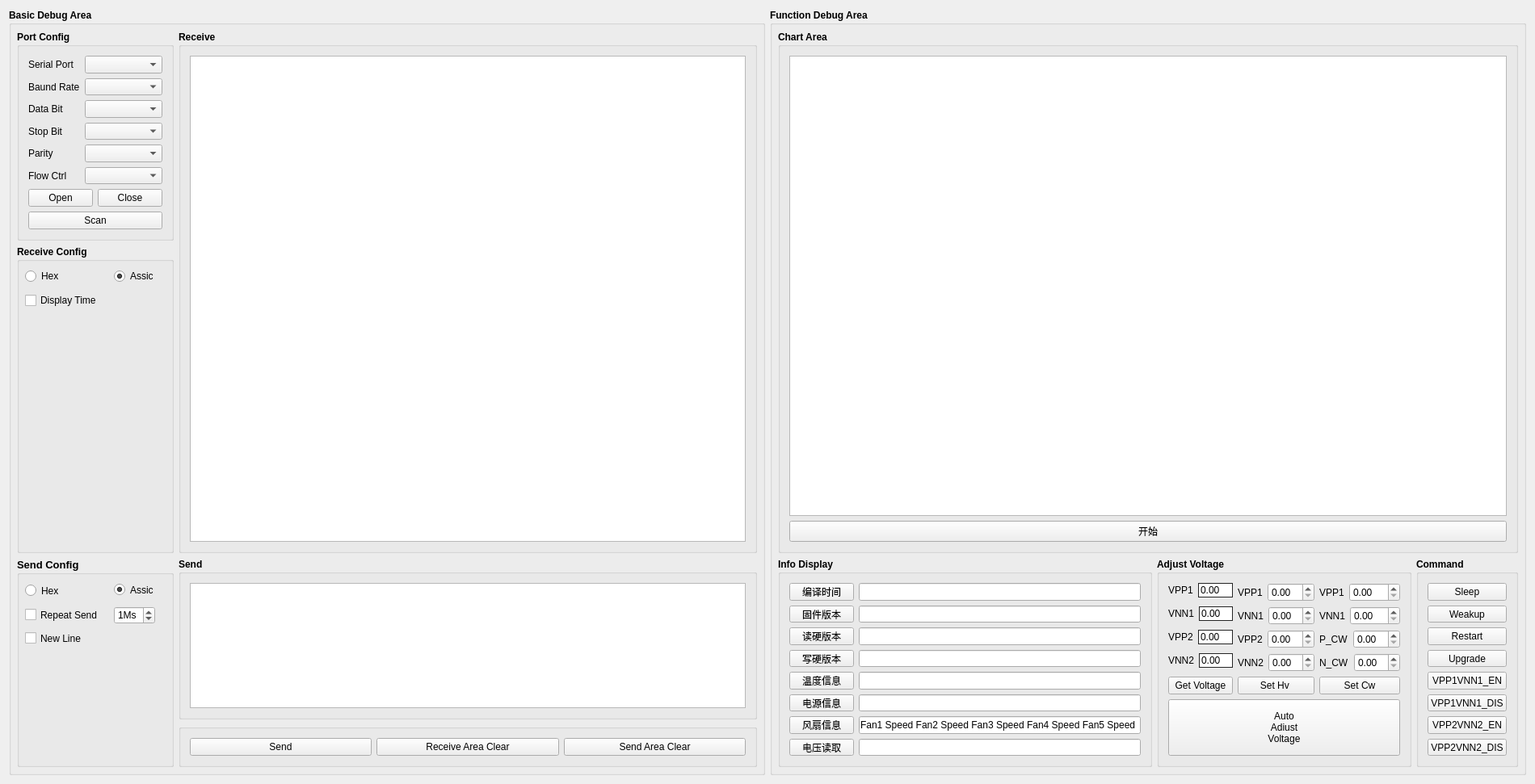
<?xml version="1.0" encoding="UTF-8"?>
<ui version="4.0">
 <class>Widget</class>
 <widget class="QWidget" name="Widget">
  <property name="geometry">
   <rect>
    <x>0</x>
    <y>0</y>
    <width>1900</width>
    <height>971</height>
   </rect>
  </property>
  <property name="windowTitle">
   <string>Widget</string>
  </property>
  <layout class="QGridLayout" name="gridLayout_9">
   <item row="0" column="0">
    <widget class="QGroupBox" name="groupBox_7">
     <property name="font">
      <font>
       <weight>75</weight>
       <bold>true</bold>
      </font>
     </property>
     <property name="title">
      <string>Basic Debug Area</string>
     </property>
     <layout class="QGridLayout" name="gridLayout_7">
      <property name="leftMargin">
       <number>7</number>
      </property>
      <property name="topMargin">
       <number>7</number>
      </property>
      <property name="rightMargin">
       <number>7</number>
      </property>
      <property name="bottomMargin">
       <number>7</number>
      </property>
      <item row="0" column="0" rowspan="3">
       <layout class="QVBoxLayout" name="verticalLayout_2">
        <item>
         <widget class="QGroupBox" name="groupBox">
          <property name="maximumSize">
           <size>
            <width>16777215</width>
            <height>260</height>
           </size>
          </property>
          <property name="font">
           <font>
            <pointsize>9</pointsize>
            <weight>75</weight>
            <bold>true</bold>
           </font>
          </property>
          <property name="title">
           <string>Port Config</string>
          </property>
          <layout class="QGridLayout" name="gridLayout_3">
           <item row="0" column="0">
            <layout class="QVBoxLayout" name="verticalLayout_3">
             <item>
              <layout class="QFormLayout" name="formLayout">
               <item row="0" column="0">
                <layout class="QVBoxLayout" name="verticalLayout">
                 <item>
                  <widget class="QLabel" name="label">
                   <property name="font">
                    <font>
                     <pointsize>9</pointsize>
                     <weight>50</weight>
                     <bold>false</bold>
                    </font>
                   </property>
                   <property name="text">
                    <string>Serial Port</string>
                   </property>
                  </widget>
                 </item>
                 <item>
                  <widget class="QLabel" name="label_2">
                   <property name="font">
                    <font>
                     <pointsize>9</pointsize>
                     <weight>50</weight>
                     <bold>false</bold>
                    </font>
                   </property>
                   <property name="text">
                    <string>Baund Rate</string>
                   </property>
                  </widget>
                 </item>
                 <item>
                  <widget class="QLabel" name="label_3">
                   <property name="font">
                    <font>
                     <pointsize>9</pointsize>
                     <weight>50</weight>
                     <bold>false</bold>
                    </font>
                   </property>
                   <property name="text">
                    <string>Data Bit</string>
                   </property>
                  </widget>
                 </item>
                 <item>
                  <widget class="QLabel" name="label_4">
                   <property name="font">
                    <font>
                     <pointsize>9</pointsize>
                     <weight>50</weight>
                     <bold>false</bold>
                    </font>
                   </property>
                   <property name="text">
                    <string>Stop Bit</string>
                   </property>
                  </widget>
                 </item>
                 <item>
                  <widget class="QLabel" name="label_5">
                   <property name="font">
                    <font>
                     <pointsize>9</pointsize>
                     <weight>50</weight>
                     <bold>false</bold>
                    </font>
                   </property>
                   <property name="text">
                    <string>Parity</string>
                   </property>
                  </widget>
                 </item>
                 <item>
                  <widget class="QLabel" name="label_6">
                   <property name="font">
                    <font>
                     <pointsize>9</pointsize>
                     <weight>50</weight>
                     <bold>false</bold>
                    </font>
                   </property>
                   <property name="text">
                    <string>Flow Ctrl</string>
                   </property>
                  </widget>
                 </item>
                </layout>
               </item>
               <item row="0" column="1">
                <layout class="QGridLayout" name="gridLayout">
                 <item row="2" column="0">
                  <widget class="QComboBox" name="boxDataBits">
                   <property name="font">
                    <font>
                     <weight>50</weight>
                     <bold>false</bold>
                    </font>
                   </property>
                  </widget>
                 </item>
                 <item row="0" column="0">
                  <widget class="QComboBox" name="boxPortNum">
                   <property name="font">
                    <font>
                     <weight>50</weight>
                     <bold>false</bold>
                    </font>
                   </property>
                  </widget>
                 </item>
                 <item row="1" column="0">
                  <widget class="QComboBox" name="boxBaundRate">
                   <property name="font">
                    <font>
                     <weight>50</weight>
                     <bold>false</bold>
                    </font>
                   </property>
                  </widget>
                 </item>
                 <item row="3" column="0">
                  <widget class="QComboBox" name="boxStopBits">
                   <property name="font">
                    <font>
                     <weight>50</weight>
                     <bold>false</bold>
                    </font>
                   </property>
                  </widget>
                 </item>
                 <item row="4" column="0">
                  <widget class="QComboBox" name="boxPartity">
                   <property name="font">
                    <font>
                     <weight>50</weight>
                     <bold>false</bold>
                    </font>
                   </property>
                  </widget>
                 </item>
                 <item row="5" column="0">
                  <widget class="QComboBox" name="boxFlowCtrl">
                   <property name="font">
                    <font>
                     <weight>50</weight>
                     <bold>false</bold>
                    </font>
                   </property>
                  </widget>
                 </item>
                </layout>
               </item>
              </layout>
             </item>
             <item>
              <layout class="QHBoxLayout" name="horizontalLayout">
               <item>
                <widget class="QPushButton" name="btnOpen">
                 <property name="enabled">
                  <bool>true</bool>
                 </property>
                 <property name="font">
                  <font>
                   <weight>50</weight>
                   <bold>false</bold>
                  </font>
                 </property>
                 <property name="text">
                  <string>Open</string>
                 </property>
                </widget>
               </item>
               <item>
                <widget class="QPushButton" name="btnClose">
                 <property name="enabled">
                  <bool>true</bool>
                 </property>
                 <property name="font">
                  <font>
                   <weight>50</weight>
                   <bold>false</bold>
                  </font>
                 </property>
                 <property name="text">
                  <string>Close</string>
                 </property>
                </widget>
               </item>
              </layout>
             </item>
             <item>
              <widget class="QPushButton" name="btnScan">
               <property name="font">
                <font>
                 <weight>50</weight>
                 <bold>false</bold>
                </font>
               </property>
               <property name="text">
                <string>Scan</string>
               </property>
              </widget>
             </item>
            </layout>
           </item>
          </layout>
         </widget>
        </item>
        <item>
         <widget class="QGroupBox" name="groupBox_2">
          <property name="font">
           <font>
            <pointsize>9</pointsize>
            <weight>75</weight>
            <bold>true</bold>
           </font>
          </property>
          <property name="title">
           <string>Receive Config</string>
          </property>
          <widget class="QRadioButton" name="radioRevHex">
           <property name="geometry">
            <rect>
             <x>10</x>
             <y>30</y>
             <width>101</width>
             <height>16</height>
            </rect>
           </property>
           <property name="font">
            <font>
             <weight>50</weight>
             <bold>false</bold>
            </font>
           </property>
           <property name="text">
            <string>Hex</string>
           </property>
          </widget>
          <widget class="QRadioButton" name="radioRevAssic">
           <property name="geometry">
            <rect>
             <x>120</x>
             <y>30</y>
             <width>51</width>
             <height>16</height>
            </rect>
           </property>
           <property name="font">
            <font>
             <weight>50</weight>
             <bold>false</bold>
            </font>
           </property>
           <property name="text">
            <string>Assic</string>
           </property>
           <property name="checked">
            <bool>true</bool>
           </property>
          </widget>
          <widget class="QCheckBox" name="chkRevDisplayTime">
           <property name="geometry">
            <rect>
             <x>10</x>
             <y>60</y>
             <width>121</width>
             <height>16</height>
            </rect>
           </property>
           <property name="font">
            <font>
             <weight>50</weight>
             <bold>false</bold>
            </font>
           </property>
           <property name="text">
            <string>Display Time</string>
           </property>
          </widget>
         </widget>
        </item>
        <item>
         <widget class="QGroupBox" name="groupBox_3">
          <property name="maximumSize">
           <size>
            <width>16777215</width>
            <height>259</height>
           </size>
          </property>
          <property name="font">
           <font>
            <pointsize>10</pointsize>
            <weight>75</weight>
            <bold>true</bold>
           </font>
          </property>
          <property name="title">
           <string>Send Config</string>
          </property>
          <widget class="QRadioButton" name="radioSendHex">
           <property name="geometry">
            <rect>
             <x>10</x>
             <y>30</y>
             <width>137</width>
             <height>21</height>
            </rect>
           </property>
           <property name="font">
            <font>
             <pointsize>9</pointsize>
             <weight>50</weight>
             <bold>false</bold>
            </font>
           </property>
           <property name="text">
            <string>Hex</string>
           </property>
          </widget>
          <widget class="QCheckBox" name="chkSendRepeat">
           <property name="geometry">
            <rect>
             <x>10</x>
             <y>60</y>
             <width>121</width>
             <height>21</height>
            </rect>
           </property>
           <property name="font">
            <font>
             <pointsize>9</pointsize>
             <weight>50</weight>
             <bold>false</bold>
            </font>
           </property>
           <property name="text">
            <string>Repeat Send</string>
           </property>
          </widget>
          <widget class="QRadioButton" name="radioSendAssic">
           <property name="geometry">
            <rect>
             <x>120</x>
             <y>30</y>
             <width>71</width>
             <height>19</height>
            </rect>
           </property>
           <property name="font">
            <font>
             <pointsize>9</pointsize>
             <weight>50</weight>
             <bold>false</bold>
            </font>
           </property>
           <property name="text">
            <string>Assic</string>
           </property>
           <property name="checked">
            <bool>true</bool>
           </property>
          </widget>
          <widget class="QCheckBox" name="chkNewLine">
           <property name="geometry">
            <rect>
             <x>10</x>
             <y>90</y>
             <width>91</width>
             <height>19</height>
            </rect>
           </property>
           <property name="font">
            <font>
             <pointsize>9</pointsize>
             <weight>50</weight>
             <bold>false</bold>
            </font>
           </property>
           <property name="text">
            <string>New Line</string>
           </property>
          </widget>
          <widget class="QSpinBox" name="spinRepatTime">
           <property name="geometry">
            <rect>
             <x>120</x>
             <y>60</y>
             <width>51</width>
             <height>22</height>
            </rect>
           </property>
           <property name="font">
            <font>
             <pointsize>9</pointsize>
             <weight>50</weight>
             <bold>false</bold>
            </font>
           </property>
           <property name="suffix">
            <string>Ms</string>
           </property>
           <property name="maximum">
            <number>10000</number>
           </property>
           <property name="value">
            <number>1</number>
           </property>
          </widget>
         </widget>
        </item>
       </layout>
      </item>
      <item row="1" column="1">
       <widget class="QGroupBox" name="groupBox_5">
        <property name="maximumSize">
         <size>
          <width>16777215</width>
          <height>200</height>
         </size>
        </property>
        <property name="font">
         <font>
          <pointsize>9</pointsize>
         </font>
        </property>
        <property name="title">
         <string>Send</string>
        </property>
        <layout class="QGridLayout" name="gridLayout_5">
         <item row="0" column="0">
          <widget class="QPlainTextEdit" name="textEditSend">
           <property name="font">
            <font>
             <weight>50</weight>
             <bold>false</bold>
            </font>
           </property>
          </widget>
         </item>
        </layout>
       </widget>
      </item>
      <item row="2" column="1">
       <widget class="QGroupBox" name="groupBox_6">
        <property name="font">
         <font>
          <pointsize>9</pointsize>
         </font>
        </property>
        <property name="title">
         <string/>
        </property>
        <layout class="QGridLayout" name="gridLayout_6">
         <item row="0" column="0">
          <widget class="QPushButton" name="btnSend">
           <property name="font">
            <font>
             <weight>50</weight>
             <bold>false</bold>
            </font>
           </property>
           <property name="text">
            <string>Send</string>
           </property>
          </widget>
         </item>
         <item row="0" column="1">
          <widget class="QPushButton" name="btnClearRev">
           <property name="font">
            <font>
             <weight>50</weight>
             <bold>false</bold>
            </font>
           </property>
           <property name="text">
            <string>Receive Area Clear</string>
           </property>
          </widget>
         </item>
         <item row="0" column="2">
          <widget class="QPushButton" name="btnClearSend">
           <property name="font">
            <font>
             <weight>50</weight>
             <bold>false</bold>
            </font>
           </property>
           <property name="text">
            <string>Send Area Clear</string>
           </property>
          </widget>
         </item>
        </layout>
       </widget>
      </item>
      <item row="0" column="1">
       <widget class="QGroupBox" name="groupBox_4">
        <property name="font">
         <font>
          <pointsize>9</pointsize>
          <weight>75</weight>
          <bold>true</bold>
         </font>
        </property>
        <property name="title">
         <string>Receive</string>
        </property>
        <layout class="QGridLayout" name="gridLayout_4">
         <item row="0" column="0">
          <widget class="QPlainTextEdit" name="textEditRev">
           <property name="font">
            <font>
             <weight>50</weight>
             <bold>false</bold>
            </font>
           </property>
          </widget>
         </item>
        </layout>
       </widget>
      </item>
     </layout>
    </widget>
   </item>
   <item row="0" column="1">
    <widget class="QGroupBox" name="groupBox_9">
     <property name="font">
      <font>
       <weight>75</weight>
       <bold>true</bold>
      </font>
     </property>
     <property name="title">
      <string>Function Debug Area</string>
     </property>
     <layout class="QGridLayout" name="gridLayout_16">
      <property name="leftMargin">
       <number>7</number>
      </property>
      <property name="topMargin">
       <number>7</number>
      </property>
      <property name="rightMargin">
       <number>7</number>
      </property>
      <property name="bottomMargin">
       <number>7</number>
      </property>
      <item row="1" column="1">
       <widget class="QGroupBox" name="groupBox_10">
        <property name="maximumSize">
         <size>
          <width>16777215</width>
          <height>259</height>
         </size>
        </property>
        <property name="title">
         <string>Adjust Voltage</string>
        </property>
        <layout class="QGridLayout" name="gridLayout_8">
         <item row="0" column="0">
          <layout class="QGridLayout" name="gridLayout_15">
           <item row="0" column="0">
            <layout class="QVBoxLayout" name="verticalLayout_7">
             <item>
              <layout class="QFormLayout" name="formLayout_23">
               <item row="0" column="0">
                <widget class="QLabel" name="label_16">
                 <property name="font">
                  <font>
                   <weight>50</weight>
                   <bold>false</bold>
                  </font>
                 </property>
                 <property name="text">
                  <string>VPP1</string>
                 </property>
                </widget>
               </item>
               <item row="0" column="1">
                <widget class="QDoubleSpinBox" name="spinBoxVpp1">
                 <property name="enabled">
                  <bool>true</bool>
                 </property>
                 <property name="font">
                  <font>
                   <weight>50</weight>
                   <bold>false</bold>
                  </font>
                 </property>
                 <property name="toolTip">
                  <string/>
                 </property>
                 <property name="styleSheet">
                  <string notr="true">QDoubleSpinBox
{
	border:1px solid #242424;
}
 
QDoubleSpinBox::up-button,QDoubleSpinBox::down-button
{
	width:0px;
}</string>
                 </property>
                 <property name="wrapping">
                  <bool>false</bool>
                 </property>
                 <property name="frame">
                  <bool>true</bool>
                 </property>
                 <property name="readOnly">
                  <bool>false</bool>
                 </property>
                 <property name="accelerated">
                  <bool>false</bool>
                 </property>
                 <property name="keyboardTracking">
                  <bool>true</bool>
                 </property>
                 <property name="showGroupSeparator" stdset="0">
                  <bool>false</bool>
                 </property>
                 <property name="prefix">
                  <string/>
                 </property>
                </widget>
               </item>
              </layout>
             </item>
             <item>
              <layout class="QFormLayout" name="formLayout_24">
               <item row="0" column="0">
                <widget class="QLabel" name="label_17">
                 <property name="font">
                  <font>
                   <weight>50</weight>
                   <bold>false</bold>
                  </font>
                 </property>
                 <property name="text">
                  <string>VNN1</string>
                 </property>
                </widget>
               </item>
               <item row="0" column="1">
                <widget class="QDoubleSpinBox" name="spinBoxVnn1">
                 <property name="font">
                  <font>
                   <weight>50</weight>
                   <bold>false</bold>
                  </font>
                 </property>
                 <property name="styleSheet">
                  <string notr="true">QDoubleSpinBox
{
	border:1px solid #242424;
}
 
QDoubleSpinBox::up-button,QDoubleSpinBox::down-button
{
	width:0px;
}</string>
                 </property>
                </widget>
               </item>
              </layout>
             </item>
             <item>
              <layout class="QFormLayout" name="formLayout_25">
               <item row="0" column="0">
                <widget class="QLabel" name="label_18">
                 <property name="font">
                  <font>
                   <weight>50</weight>
                   <bold>false</bold>
                  </font>
                 </property>
                 <property name="text">
                  <string>VPP2</string>
                 </property>
                </widget>
               </item>
               <item row="0" column="1">
                <widget class="QDoubleSpinBox" name="spinBoxVpp2">
                 <property name="font">
                  <font>
                   <weight>50</weight>
                   <bold>false</bold>
                  </font>
                 </property>
                 <property name="styleSheet">
                  <string notr="true">QDoubleSpinBox
{
	border:1px solid #242424;
}
 
QDoubleSpinBox::up-button,QDoubleSpinBox::down-button
{
	width:0px;
}</string>
                 </property>
                </widget>
               </item>
              </layout>
             </item>
             <item>
              <layout class="QFormLayout" name="formLayout_26">
               <item row="0" column="0">
                <widget class="QLabel" name="label_15">
                 <property name="font">
                  <font>
                   <weight>50</weight>
                   <bold>false</bold>
                  </font>
                 </property>
                 <property name="text">
                  <string>VNN2</string>
                 </property>
                </widget>
               </item>
               <item row="0" column="1">
                <widget class="QDoubleSpinBox" name="spinBoxVnn2">
                 <property name="font">
                  <font>
                   <weight>50</weight>
                   <bold>false</bold>
                  </font>
                 </property>
                 <property name="styleSheet">
                  <string notr="true">QDoubleSpinBox
{
	border:1px solid #242424;
}
 
QDoubleSpinBox::up-button,QDoubleSpinBox::down-button
{
	width:0px;
}</string>
                 </property>
                </widget>
               </item>
              </layout>
             </item>
             <item>
              <widget class="QPushButton" name="btnGetVol">
               <property name="enabled">
                <bool>true</bool>
               </property>
               <property name="font">
                <font>
                 <weight>50</weight>
                 <bold>false</bold>
                </font>
               </property>
               <property name="text">
                <string>Get Voltage</string>
               </property>
              </widget>
             </item>
            </layout>
           </item>
           <item row="0" column="1">
            <layout class="QVBoxLayout" name="verticalLayout_8">
             <item>
              <layout class="QFormLayout" name="formLayout_27">
               <item row="0" column="0">
                <widget class="QLabel" name="label_7">
                 <property name="font">
                  <font>
                   <weight>50</weight>
                   <bold>false</bold>
                  </font>
                 </property>
                 <property name="text">
                  <string>VPP1</string>
                 </property>
                </widget>
               </item>
               <item row="0" column="1">
                <widget class="QDoubleSpinBox" name="spinBoxHvVpp1">
                 <property name="font">
                  <font>
                   <weight>50</weight>
                   <bold>false</bold>
                  </font>
                 </property>
                </widget>
               </item>
              </layout>
             </item>
             <item>
              <layout class="QFormLayout" name="formLayout_28">
               <item row="0" column="0">
                <widget class="QLabel" name="label_10">
                 <property name="font">
                  <font>
                   <weight>50</weight>
                   <bold>false</bold>
                  </font>
                 </property>
                 <property name="text">
                  <string>VNN1</string>
                 </property>
                </widget>
               </item>
               <item row="0" column="1">
                <widget class="QDoubleSpinBox" name="spinBoxHvVnn1">
                 <property name="font">
                  <font>
                   <weight>50</weight>
                   <bold>false</bold>
                  </font>
                 </property>
                </widget>
               </item>
              </layout>
             </item>
             <item>
              <layout class="QFormLayout" name="formLayout_29">
               <item row="0" column="0">
                <widget class="QLabel" name="label_9">
                 <property name="font">
                  <font>
                   <weight>50</weight>
                   <bold>false</bold>
                  </font>
                 </property>
                 <property name="text">
                  <string>VPP2</string>
                 </property>
                </widget>
               </item>
               <item row="0" column="1">
                <widget class="QDoubleSpinBox" name="spinBoxHvVpp2">
                 <property name="font">
                  <font>
                   <weight>50</weight>
                   <bold>false</bold>
                  </font>
                 </property>
                </widget>
               </item>
              </layout>
             </item>
             <item>
              <layout class="QFormLayout" name="formLayout_30">
               <item row="0" column="0">
                <widget class="QLabel" name="label_8">
                 <property name="font">
                  <font>
                   <weight>50</weight>
                   <bold>false</bold>
                  </font>
                 </property>
                 <property name="text">
                  <string>VNN2</string>
                 </property>
                </widget>
               </item>
               <item row="0" column="1">
                <widget class="QDoubleSpinBox" name="spinBoxHvVnn2">
                 <property name="font">
                  <font>
                   <weight>50</weight>
                   <bold>false</bold>
                  </font>
                 </property>
                </widget>
               </item>
              </layout>
             </item>
             <item>
              <widget class="QPushButton" name="btnSetHv">
               <property name="font">
                <font>
                 <weight>50</weight>
                 <bold>false</bold>
                </font>
               </property>
               <property name="text">
                <string>Set Hv </string>
               </property>
              </widget>
             </item>
            </layout>
           </item>
           <item row="0" column="2">
            <layout class="QVBoxLayout" name="verticalLayout_6">
             <item>
              <layout class="QFormLayout" name="formLayout_19">
               <item row="0" column="0">
                <widget class="QLabel" name="label_12">
                 <property name="font">
                  <font>
                   <weight>50</weight>
                   <bold>false</bold>
                  </font>
                 </property>
                 <property name="text">
                  <string>VPP1</string>
                 </property>
                </widget>
               </item>
               <item row="0" column="1">
                <widget class="QDoubleSpinBox" name="spinBoxCwVpp1">
                 <property name="font">
                  <font>
                   <weight>50</weight>
                   <bold>false</bold>
                  </font>
                 </property>
                </widget>
               </item>
              </layout>
             </item>
             <item>
              <layout class="QFormLayout" name="formLayout_20">
               <item row="0" column="0">
                <widget class="QLabel" name="label_11">
                 <property name="font">
                  <font>
                   <weight>50</weight>
                   <bold>false</bold>
                  </font>
                 </property>
                 <property name="text">
                  <string>VNN1</string>
                 </property>
                </widget>
               </item>
               <item row="0" column="1">
                <widget class="QDoubleSpinBox" name="spinBoxCwVnn1">
                 <property name="font">
                  <font>
                   <weight>50</weight>
                   <bold>false</bold>
                  </font>
                 </property>
                </widget>
               </item>
              </layout>
             </item>
             <item>
              <layout class="QFormLayout" name="formLayout_21">
               <item row="0" column="0">
                <widget class="QLabel" name="label_14">
                 <property name="font">
                  <font>
                   <weight>50</weight>
                   <bold>false</bold>
                  </font>
                 </property>
                 <property name="text">
                  <string>P_CW</string>
                 </property>
                </widget>
               </item>
               <item row="0" column="1">
                <widget class="QDoubleSpinBox" name="spinBoxPcw">
                 <property name="font">
                  <font>
                   <weight>50</weight>
                   <bold>false</bold>
                  </font>
                 </property>
                </widget>
               </item>
              </layout>
             </item>
             <item>
              <layout class="QFormLayout" name="formLayout_22">
               <item row="0" column="0">
                <widget class="QLabel" name="label_13">
                 <property name="font">
                  <font>
                   <weight>50</weight>
                   <bold>false</bold>
                  </font>
                 </property>
                 <property name="text">
                  <string>N_CW</string>
                 </property>
                </widget>
               </item>
               <item row="0" column="1">
                <widget class="QDoubleSpinBox" name="spinBoxNcw">
                 <property name="font">
                  <font>
                   <weight>50</weight>
                   <bold>false</bold>
                  </font>
                 </property>
                </widget>
               </item>
              </layout>
             </item>
             <item>
              <widget class="QPushButton" name="btnSetCw">
               <property name="font">
                <font>
                 <weight>50</weight>
                 <bold>false</bold>
                </font>
               </property>
               <property name="text">
                <string>Set Cw</string>
               </property>
              </widget>
             </item>
            </layout>
           </item>
           <item row="1" column="0" colspan="3">
            <widget class="QPushButton" name="btnAutoAdjVol">
             <property name="maximumSize">
              <size>
               <width>16777215</width>
               <height>500</height>
              </size>
             </property>
             <property name="font">
              <font>
               <weight>50</weight>
               <bold>false</bold>
              </font>
             </property>
             <property name="text">
              <string notr="true">Auto
Adiust
Voltage</string>
             </property>
            </widget>
           </item>
          </layout>
         </item>
        </layout>
       </widget>
      </item>
      <item row="1" column="2">
       <widget class="QGroupBox" name="groupBox_12">
        <property name="maximumSize">
         <size>
          <width>16777215</width>
          <height>259</height>
         </size>
        </property>
        <property name="title">
         <string>Command</string>
        </property>
        <layout class="QGridLayout" name="gridLayout_13">
         <item row="0" column="0">
          <widget class="QPushButton" name="btnSleep">
           <property name="font">
            <font>
             <weight>50</weight>
             <bold>false</bold>
            </font>
           </property>
           <property name="text">
            <string>Sleep</string>
           </property>
          </widget>
         </item>
         <item row="1" column="0">
          <widget class="QPushButton" name="btnWeakup">
           <property name="font">
            <font>
             <weight>50</weight>
             <bold>false</bold>
            </font>
           </property>
           <property name="text">
            <string>Weakup</string>
           </property>
          </widget>
         </item>
         <item row="2" column="0">
          <widget class="QPushButton" name="btnRestart">
           <property name="font">
            <font>
             <weight>50</weight>
             <bold>false</bold>
            </font>
           </property>
           <property name="text">
            <string>Restart</string>
           </property>
          </widget>
         </item>
         <item row="3" column="0">
          <widget class="QPushButton" name="btnUpgrade">
           <property name="font">
            <font>
             <weight>50</weight>
             <bold>false</bold>
            </font>
           </property>
           <property name="text">
            <string>Upgrade</string>
           </property>
          </widget>
         </item>
         <item row="4" column="0">
          <widget class="QPushButton" name="btnVpp1Vnn1En">
           <property name="font">
            <font>
             <weight>50</weight>
             <bold>false</bold>
            </font>
           </property>
           <property name="text">
            <string>VPP1VNN1_EN</string>
           </property>
          </widget>
         </item>
         <item row="5" column="0">
          <widget class="QPushButton" name="btnVpp1Vnn1Dis">
           <property name="font">
            <font>
             <weight>50</weight>
             <bold>false</bold>
            </font>
           </property>
           <property name="text">
            <string>VPP1VNN1_DIS</string>
           </property>
          </widget>
         </item>
         <item row="6" column="0">
          <widget class="QPushButton" name="btnVpp2Vnn2En">
           <property name="font">
            <font>
             <weight>50</weight>
             <bold>false</bold>
            </font>
           </property>
           <property name="text">
            <string>VPP2VNN2_EN</string>
           </property>
          </widget>
         </item>
         <item row="7" column="0">
          <widget class="QPushButton" name="btnVpp2Vnn2Dis">
           <property name="font">
            <font>
             <weight>50</weight>
             <bold>false</bold>
            </font>
           </property>
           <property name="text">
            <string>VPP2VNN2_DIS</string>
           </property>
          </widget>
         </item>
        </layout>
       </widget>
      </item>
      <item row="1" column="0">
       <widget class="QGroupBox" name="groupBox_11">
        <property name="maximumSize">
         <size>
          <width>16777215</width>
          <height>259</height>
         </size>
        </property>
        <property name="title">
         <string>Info Display</string>
        </property>
        <layout class="QGridLayout" name="gridLayout_12">
         <item row="0" column="0">
          <layout class="QHBoxLayout" name="horizontalLayout_2">
           <item>
            <layout class="QGridLayout" name="gridLayout_10">
             <item row="0" column="0">
              <widget class="QPushButton" name="btnCompileInfo">
               <property name="font">
                <font>
                 <weight>50</weight>
                 <bold>false</bold>
                </font>
               </property>
               <property name="text">
                <string>编译时间</string>
               </property>
              </widget>
             </item>
             <item row="1" column="0">
              <widget class="QPushButton" name="btnFwVersion">
               <property name="font">
                <font>
                 <weight>50</weight>
                 <bold>false</bold>
                </font>
               </property>
               <property name="text">
                <string>固件版本</string>
               </property>
              </widget>
             </item>
             <item row="2" column="0">
              <widget class="QPushButton" name="btnRdHwVersion">
               <property name="font">
                <font>
                 <weight>50</weight>
                 <bold>false</bold>
                </font>
               </property>
               <property name="text">
                <string>读硬版本</string>
               </property>
              </widget>
             </item>
             <item row="3" column="0">
              <widget class="QPushButton" name="btnWrHwVersion">
               <property name="font">
                <font>
                 <weight>50</weight>
                 <bold>false</bold>
                </font>
               </property>
               <property name="text">
                <string>写硬版本</string>
               </property>
              </widget>
             </item>
             <item row="4" column="0">
              <widget class="QPushButton" name="btnTempInfo">
               <property name="font">
                <font>
                 <weight>50</weight>
                 <bold>false</bold>
                </font>
               </property>
               <property name="text">
                <string>温度信息</string>
               </property>
              </widget>
             </item>
             <item row="5" column="0">
              <widget class="QPushButton" name="btnPowerInfo">
               <property name="font">
                <font>
                 <weight>50</weight>
                 <bold>false</bold>
                </font>
               </property>
               <property name="text">
                <string>电源信息</string>
               </property>
              </widget>
             </item>
             <item row="6" column="0">
              <widget class="QPushButton" name="btnFanInfo">
               <property name="font">
                <font>
                 <weight>50</weight>
                 <bold>false</bold>
                </font>
               </property>
               <property name="text">
                <string>风扇信息</string>
               </property>
              </widget>
             </item>
             <item row="7" column="0">
              <widget class="QPushButton" name="btnVoltageInfo">
               <property name="font">
                <font>
                 <weight>50</weight>
                 <bold>false</bold>
                </font>
               </property>
               <property name="text">
                <string>电压读取</string>
               </property>
              </widget>
             </item>
            </layout>
           </item>
           <item>
            <layout class="QGridLayout" name="gridLayout_11">
             <item row="0" column="0">
              <widget class="QLineEdit" name="lineEditCompInfo">
               <property name="font">
                <font>
                 <weight>50</weight>
                 <bold>false</bold>
                </font>
               </property>
              </widget>
             </item>
             <item row="1" column="0">
              <widget class="QLineEdit" name="lineEditFwVersion">
               <property name="font">
                <font>
                 <weight>50</weight>
                 <bold>false</bold>
                </font>
               </property>
              </widget>
             </item>
             <item row="2" column="0">
              <widget class="QLineEdit" name="lineEditRdHwVersion">
               <property name="font">
                <font>
                 <weight>50</weight>
                 <bold>false</bold>
                </font>
               </property>
              </widget>
             </item>
             <item row="3" column="0">
              <widget class="QLineEdit" name="lineEditWrHwVersion">
               <property name="font">
                <font>
                 <weight>50</weight>
                 <bold>false</bold>
                </font>
               </property>
              </widget>
             </item>
             <item row="4" column="0">
              <widget class="QLineEdit" name="lineEditTempInfo">
               <property name="font">
                <font>
                 <weight>50</weight>
                 <bold>false</bold>
                </font>
               </property>
              </widget>
             </item>
             <item row="5" column="0">
              <widget class="QLineEdit" name="lineEditPowerInfo">
               <property name="font">
                <font>
                 <weight>50</weight>
                 <bold>false</bold>
                </font>
               </property>
              </widget>
             </item>
             <item row="6" column="0">
              <widget class="QLineEdit" name="lineEditFanInfo">
               <property name="font">
                <font>
                 <weight>50</weight>
                 <bold>false</bold>
                </font>
               </property>
               <property name="text">
                <string>Fan1 Speed Fan2 Speed Fan3 Speed Fan4 Speed Fan5 Speed </string>
               </property>
               <property name="alignment">
                <set>Qt::AlignCenter</set>
               </property>
              </widget>
             </item>
             <item row="7" column="0">
              <widget class="QLineEdit" name="lineEditVoltageInfo">
               <property name="font">
                <font>
                 <weight>50</weight>
                 <bold>false</bold>
                </font>
               </property>
              </widget>
             </item>
            </layout>
           </item>
          </layout>
         </item>
        </layout>
       </widget>
      </item>
      <item row="0" column="0" colspan="3">
       <widget class="QGroupBox" name="groupBox_8">
        <property name="maximumSize">
         <size>
          <width>16777215</width>
          <height>800</height>
         </size>
        </property>
        <property name="title">
         <string>Chart Area</string>
        </property>
        <layout class="QGridLayout" name="gridLayout_2">
         <item row="0" column="0">
          <widget class="QChartView" name="chartView">
           <property name="font">
            <font>
             <weight>50</weight>
             <bold>false</bold>
            </font>
           </property>
          </widget>
         </item>
         <item row="1" column="0">
          <layout class="QHBoxLayout" name="horizontalLayout_3">
           <item>
            <widget class="QPushButton" name="btnStart">
             <property name="font">
              <font>
               <weight>50</weight>
               <bold>false</bold>
              </font>
             </property>
             <property name="text">
              <string>开始</string>
             </property>
            </widget>
           </item>
          </layout>
         </item>
        </layout>
       </widget>
      </item>
     </layout>
    </widget>
   </item>
  </layout>
 </widget>
 <layoutdefault spacing="6" margin="11"/>
 <customwidgets>
  <customwidget>
   <class>QChartView</class>
   <extends>QGraphicsView</extends>
   <header location="global">qchartview.h</header>
  </customwidget>
 </customwidgets>
 <resources/>
 <connections/>
</ui>
